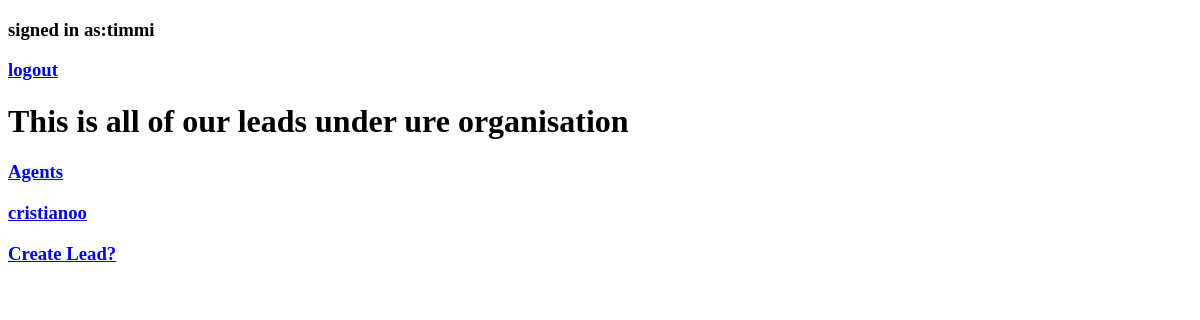
The page / (signed in) on the database as committed earlier.
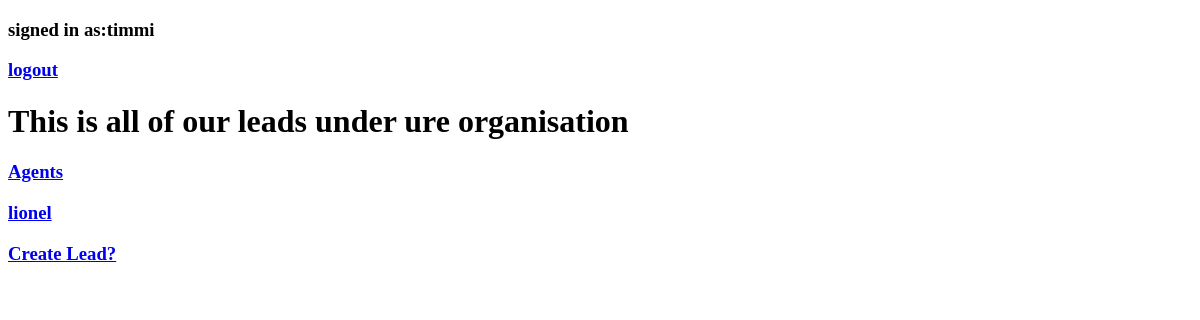
The same page on the database as committed later.
### CRMapp/models.py (models this page shows, shortened)
class User(AbstractUser):
    pass
    is_organisor = models.BooleanField(default=True)
    is_agent = models.BooleanField(default=False)

class Lead(models.Model):
    first_name = models.CharField(max_length=20)
    last_name = models.CharField(max_length=20)
    age = models.IntegerField(default=0)
    agent = models.ForeignKey("Agent", on_delete=models.SET_NULL, null=True, blank=True)
    organisation = models.ForeignKey("Auto", on_delete=models.SET_NULL, null=True, blank=True)

### CRMapp/views.py (the view)
# urls.py: path('', views.Lead_list.as_view(), name='lead-list'),
class Lead_list(LoginRequiredMixin, generic.ListView):
    template_name = 'lead-list.html'
    context_object_name = "leads"
    def get_queryset(self):
        if self.request.user.is_organisor:
            queryset = Lead.objects.filter(organisation = self.request.user.auto)
        else:
            queryset = Lead.objects.filter(agent = self.request.user.agent)
        return queryset

### CRMapp/templates/lead-list.html (shortened to what this page needs)
<!DOCTYPE html>
<html lang="en">
<head>
</head>
<body>
    {% if request.user.is_authenticated %}
    <h3>signed in as:{{request.user.username}}</h3><a href="{% url 'logout' %}"><h3>logout</h3></a>
    {% else %}
    <a href="{% url 'login' %}"><h3>login</h3></a><a href="{% url 'signup' %}"><h3>signup</h3>
    {% endif %}
    {% if request.user.is_organisor %}
    <h1>This is all of our leads under ure organisation</h1></a>
    {% else %}
    <h1>This is all of your leads to manage</h1>
    {% endif %}
    {% if request.user.is_organisor %}
    <a href="{% url 'agents:agent-list' %}"><h3>Agents</h3></a>
    {% endif %}
    {% for lead in leads %}
    <a href="{% url 'leads:lead-detail' lead.id %}"><h3>{{lead.first_name}}</h3></a>
    {% endfor %}
    {% if request.user.is_organisor %}
    <a href="{% url 'leads:lead-create' %}"><h3>Create Lead?</h3></a>
    {% endif %}
</body>
</html>

Rows that differ between the two databases and show on the page:
removed Lead: first_name "cristianoo"
added Lead: first_name "lionel"
